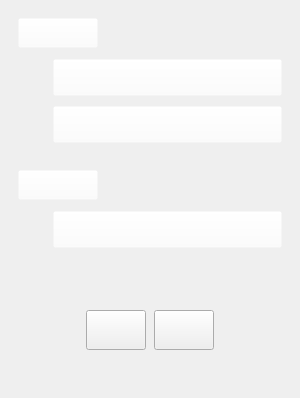
             <widget class="QFrame" name="CameraTab">
              <property name="minimumSize">
               <size>
                <width>300</width>
                <height>0</height>
               </size>
              </property>
              <property name="maximumSize">
               <size>
                <width>300</width>
                <height>16777215</height>
               </size>
              </property>
              <property name="styleSheet">
               <string notr="true"/>
              </property>
              <layout class="QVBoxLayout" name="verticalLayout_24">
               <property name="spacing">
                <number>8</number>
               </property>
               <property name="leftMargin">
                <number>8</number>
               </property>
               <property name="topMargin">
                <number>8</number>
               </property>
               <property name="rightMargin">
                <number>8</number>
               </property>
               <property name="bottomMargin">
                <number>8</number>
               </property>
               <item>
                <widget class="QFrame" name="verticalFrame_2">
                 <property name="styleSheet">
                  <string notr="true">border-image: url(:/res/images/subBack.png);
background-color: rgba(255, 255, 255, 0);</string>
                 </property>
                 <layout class="QVBoxLayout" name="verticalLayout_2">
                  <property name="spacing">
                   <number>10</number>
                  </property>
                  <property name="leftMargin">
                   <number>10</number>
                  </property>
                  <property name="topMargin">
                   <number>10</number>
                  </property>
                  <property name="rightMargin">
                   <number>10</number>
                  </property>
                  <property name="bottomMargin">
                   <number>10</number>
                  </property>
                  <item>
                   <layout class="QHBoxLayout" name="horizontalLayout_57">
                    <item>
                     <widget class="QPushButton" name="pushButton_13">
                      <property name="minimumSize">
                       <size>
                        <width>80</width>
                        <height>30</height>
                       </size>
                      </property>
                      <property name="maximumSize">
                       <size>
                        <width>80</width>
                        <height>30</height>
                       </size>
                      </property>
                      <property name="styleSheet">
                       <string notr="true">border-image: url(:/res/images/cameraTx.png);
background-color: rgba(255, 255, 255, 0);</string>
                      </property>
                      <property name="text">
                       <string/>
                      </property>
                     </widget>
                    </item>
                    <item>
                     <spacer name="horizontalSpacer_45">
                      <property name="orientation">
                       <enum>Qt::Horizontal</enum>
                      </property>
                      <property name="sizeHint" stdset="0">
                       <size>
                        <width>40</width>
                        <height>20</height>
                       </size>
                      </property>
                     </spacer>
                    </item>
                   </layout>
                  </item>
                  <item>
                   <layout class="QHBoxLayout" name="horizontalLayout_13">
                    <property name="spacing">
                     <number>0</number>
                    </property>
                    <item>
                     <widget class="QLabel" name="label_2">
                      <property name="enabled">
                       <bool>true</bool>
                      </property>
                      <property name="sizePolicy">
                       <sizepolicy hsizetype="Fixed" vsizetype="Preferred">
                        <horstretch>0</horstretch>
                        <verstretch>0</verstretch>
                       </sizepolicy>
                      </property>
                      <property name="minimumSize">
                       <size>
                        <width>35</width>
                        <height>35</height>
                       </size>
                      </property>
                      <property name="maximumSize">
                       <size>
                        <width>35</width>
                        <height>35</height>
                       </size>
                      </property>
                      <property name="styleSheet">
                       <string notr="true">border-image: url(:/res/images/camera.png);
background-color: rgba(255, 255, 255, 0);</string>
                      </property>
                      <property name="text">
                       <string/>
                      </property>
                     </widget>
                    </item>
                    <item>
                     <widget class="QComboBox" name="CameraDeviceCombo">
                      <property name="minimumSize">
                       <size>
                        <width>0</width>
                        <height>35</height>
                       </size>
                      </property>
                      <property name="maximumSize">
                       <size>
                        <width>16777215</width>
                        <height>35</height>
                       </size>
                      </property>
                      <property name="cursor">
                       <cursorShape>PointingHandCursor</cursorShape>
                      </property>
                      <property name="styleSheet">
                       <string notr="true">QComboBox {
    min-height:35px;
	border-image: url(:/res/images/camera_com.png);
	background-color: rgba(255, 255, 255, 0);
	color: rgb(0, 0, 0);
	font: 75 9.5pt &quot;나눔고딕 ExtraBold&quot;;
}
QComboBox::drop-down {
    width:47px;
    border:0px;
    margin:0px;
    margin-right:-47px;
	color: rgb(0, 0, 0);
	font: 75 9.5pt &quot;나눔고딕 ExtraBold&quot;;

}
</string>
                      </property>
                     </widget>
                    </item>
                   </layout>
                  </item>
                  <item>
                   <layout class="QHBoxLayout" name="horizontalLayout_14">
                    <property name="spacing">
                     <number>0</number>
                    </property>
                    <item>
                     <widget class="QLabel" name="label_3">
                      <property name="sizePolicy">
                       <sizepolicy hsizetype="Fixed" vsizetype="Preferred">
                        <horstretch>0</horstretch>
                        <verstretch>0</verstretch>
                       </sizepolicy>
                      </property>
                      <property name="minimumSize">
                       <size>
                        <width>35</width>
                        <height>35</height>
                       </size>
                      </property>
                      <property name="maximumSize">
                       <size>
                        <width>35</width>
                        <height>35</height>
                       </size>
                      </property>
                      <property name="styleSheet">
                       <string notr="true">border-image: url(:/res/images/resolution.png);
background-color: rgba(255, 255, 255, 0);</string>
                      </property>
                      <property name="text">
                       <string/>
                      </property>
                     </widget>
                    </item>
                    <item>
                     <widget class="QComboBox" name="ResolutionCombo">
                      <property name="enabled">
                       <bool>true</bool>
                      </property>
                      <property name="minimumSize">
                       <size>
                        <width>0</width>
                        <height>35</height>
                       </size>
                      </property>
                      <property name="maximumSize">
                       <size>
                        <width>16777215</width>
                        <height>35</height>
                       </size>
                      </property>
                      <property name="cursor">
                       <cursorShape>PointingHandCursor</cursorShape>
                      </property>
                      <property name="styleSheet">
                       <string notr="true">QComboBox {
    min-height:35px;
	border-image: url(:/res/images/camera_com.png);
    background-color: rgba(255, 255, 255, 0);
	color: rgb(0, 0, 0);
		font: 75 9.5pt &quot;나눔고딕 ExtraBold&quot;;
}
QComboBox::drop-down {
    width:47px;
    border:0px;
    margin:0px;
    margin-right:-47px;
	color: rgb(0, 0, 0);
		font: 75 9.5pt &quot;나눔고딕 ExtraBold&quot;;

}
</string>
                      </property>
                     </widget>
                    </item>
                   </layout>
                  </item>
                 </layout>
                </widget>
               </item>
               <item>
                <widget class="QFrame" name="verticalFrame_2">
                 <property name="styleSheet">
                  <string notr="true">border-image: url(:/res/images/subBack.png);
background-color: rgba(255, 255, 255, 0);</string>
                 </property>
                 <layout class="QVBoxLayout" name="verticalLayout_5">
                  <property name="spacing">
                   <number>10</number>
                  </property>
                  <property name="leftMargin">
                   <number>10</number>
                  </property>
                  <property name="topMargin">
                   <number>10</number>
                  </property>
                  <property name="rightMargin">
                   <number>10</number>
                  </property>
                  <property name="bottomMargin">
                   <number>10</number>
                  </property>
                  <item>
                   <layout class="QHBoxLayout" name="horizontalLayout_58">
                    <item>
                     <widget class="QPushButton" name="pushButton_17">
                      <property name="minimumSize">
                       <size>
                        <width>80</width>
                        <height>30</height>
                       </size>
                      </property>
                      <property name="maximumSize">
                       <size>
                        <width>80</width>
                        <height>30</height>
                       </size>
                      </property>
                      <property name="styleSheet">
                       <string notr="true">border-image: url(:/res/images/audioTx.png);
background-color: rgba(255, 255, 255, 0);</string>
                      </property>
                      <property name="text">
                       <string/>
                      </property>
                     </widget>
                    </item>
                    <item>
                     <spacer name="horizontalSpacer_46">
                      <property name="orientation">
                       <enum>Qt::Horizontal</enum>
                      </property>
                      <property name="sizeHint" stdset="0">
                       <size>
                        <width>40</width>
                        <height>20</height>
                       </size>
                      </property>
                     </spacer>
                    </item>
                   </layout>
                  </item>
                  <item>
                   <layout class="QHBoxLayout" name="horizontalLayout_15">
                    <property name="spacing">
                     <number>0</number>
                    </property>
                    <item>
                     <widget class="QLabel" name="label_4">
                      <property name="sizePolicy">
                       <sizepolicy hsizetype="Fixed" vsizetype="Preferred">
                        <horstretch>0</horstretch>
                        <verstretch>0</verstretch>
                       </sizepolicy>
                      </property>
                      <property name="minimumSize">
                       <size>
                        <width>35</width>
                        <height>35</height>
                       </size>
                      </property>
                      <property name="maximumSize">
                       <size>
                        <width>35</width>
                        <height>35</height>
                       </size>
                      </property>
                      <property name="styleSheet">
                       <string notr="true">border-image: url(:/res/images/mic.png);
background-color: rgba(255, 255, 255, 0);</string>
                      </property>
                      <property name="text">
                       <string/>
                      </property>
                     </widget>
                    </item>
                    <item>
                     <widget class="QComboBox" name="AudioDeviceCombo">
                      <property name="minimumSize">
                       <size>
                        <width>0</width>
                        <height>35</height>
                       </size>
                      </property>
                      <property name="maximumSize">
                       <size>
                        <width>16777215</width>
                        <height>35</height>
                       </size>
                      </property>
                      <property name="cursor">
                       <cursorShape>PointingHandCursor</cursorShape>
                      </property>
                      <property name="styleSheet">
                       <string notr="true">QComboBox {
    min-height:35px;;
	border-image: url(:/res/images/camera_com.png);
	background-color: rgba(255, 255, 255, 0);
	color: rgb(0, 0, 0);
		font: 75 9.5pt &quot;나눔고딕 ExtraBold&quot;;
}
QComboBox::drop-down {
    width:47px;
    border:0px;
    margin:0px;
    margin-right:-47px;
	color: rgb(0, 0, 0);
	font: 75 9.5pt &quot;나눔고딕 ExtraBold&quot;;

}
</string>
                      </property>
                     </widget>
                    </item>
                   </layout>
                  </item>
                  <item>
                   <layout class="QHBoxLayout" name="horizontalLayout_11">
                    <property name="spacing">
                     <number>0</number>
                    </property>
                    <item>
                     <widget class="QLabel" name="label_11">
                      <property name="sizePolicy">
                       <sizepolicy hsizetype="Fixed" vsizetype="Preferred">
                        <horstretch>0</horstretch>
                        <verstretch>0</verstretch>
                       </sizepolicy>
                      </property>
                      <property name="minimumSize">
                       <size>
                        <width>35</width>
                        <height>35</height>
                       </size>
                      </property>
                      <property name="maximumSize">
                       <size>
                        <width>35</width>
                        <height>35</height>
                       </size>
                      </property>
                      <property name="styleSheet">
                       <string notr="true">border-image: url(:/res/images/mic_state.png);
background-color: rgba(255, 255, 255, 0);</string>
                      </property>
                      <property name="text">
                       <string/>
                      </property>
                     </widget>
                    </item>
                    <item>
                     <widget class="QWidget" name="voiceView_2" native="true">
                      <property name="minimumSize">
                       <size>
                        <width>0</width>
                        <height>35</height>
                       </size>
                      </property>
                      <property name="maximumSize">
                       <size>
                        <width>16777215</width>
                        <height>35</height>
                       </size>
                      </property>
                      <property name="layoutDirection">
                       <enum>Qt::LeftToRight</enum>
                      </property>
                      <property name="styleSheet">
                       <string notr="true">border-image: url(:/res/images/camera_com.png);
</string>
                      </property>
                      <layout class="QVBoxLayout" name="voiceView"/>
                     </widget>
                    </item>
                   </layout>
                  </item>
                 </layout>
                </widget>
               </item>
               <item>
                <layout class="QHBoxLayout" name="horizontalLayout">
                 <item>
                  <spacer name="horizontalSpacer_4">
                   <property name="orientation">
                    <enum>Qt::Horizontal</enum>
                   </property>
                   <property name="sizeHint" stdset="0">
                    <size>
                     <width>40</width>
                     <height>20</height>
                    </size>
                   </property>
                  </spacer>
                 </item>
                 <item>
                  <widget class="QPushButton" name="appyDeviceBtn">
                   <property name="minimumSize">
                    <size>
                     <width>60</width>
                     <height>40</height>
                    </size>
                   </property>
                   <property name="maximumSize">
                    <size>
                     <width>60</width>
                     <height>40</height>
                    </size>
                   </property>
                   <property name="cursor">
                    <cursorShape>PointingHandCursor</cursorShape>
                   </property>
                   <property name="toolTip">
                    <string notr="true"/>
                   </property>
                   <property name="toolTipDuration">
                    <number>2</number>
                   </property>
                   <property name="styleSheet">
                    <string notr="true">QPushButton#appyDeviceBtn{
	border-image: url(:/res/images/nextBtn.png);
}

QPushButton#appyDeviceBtn:hover{
	border-image: url(:/res/images/nextBtn_o.png);
}

QPushButton#appyDeviceBtn:pressed {
}</string>
                   </property>
                   <property name="text">
                    <string/>
                   </property>
                  </widget>
                 </item>
                 <item>
                  <widget class="QPushButton" name="cancelDeviceBtn">
                   <property name="minimumSize">
                    <size>
                     <width>60</width>
                     <height>40</height>
                    </size>
                   </property>
                   <property name="maximumSize">
                    <size>
                     <width>60</width>
                     <height>40</height>
                    </size>
                   </property>
                   <property name="cursor">
                    <cursorShape>PointingHandCursor</cursorShape>
                   </property>
                   <property name="styleSheet">
                    <string notr="true">QPushButton#cancelDeviceBtn{
	border-image: url(:/res/images/cancelBtn.png);
}

QPushButton#cancelDeviceBtn:hover{
	border-image: url(:/res/images/cancelBtn_o.png);
}

QPushButton#cancelDeviceBtn:pressed {
}</string>
                   </property>
                   <property name="text">
                    <string/>
                   </property>
                  </widget>
                 </item>
                 <item>
                  <spacer name="horizontalSpacer_35">
                   <property name="orientation">
                    <enum>Qt::Horizontal</enum>
                   </property>
                   <property name="sizeHint" stdset="0">
                    <size>
                     <width>40</width>
                     <height>20</height>
                    </size>
                   </property>
                  </spacer>
                 </item>
                </layout>
               </item>
               <item>
                <spacer name="verticalSpacer">
                 <property name="orientation">
                  <enum>Qt::Vertical</enum>
                 </property>
                 <property name="sizeHint" stdset="0">
                  <size>
                   <width>20</width>
                   <height>40</height>
                  </size>
                 </property>
                </spacer>
               </item>
              </layout>
             </widget>
